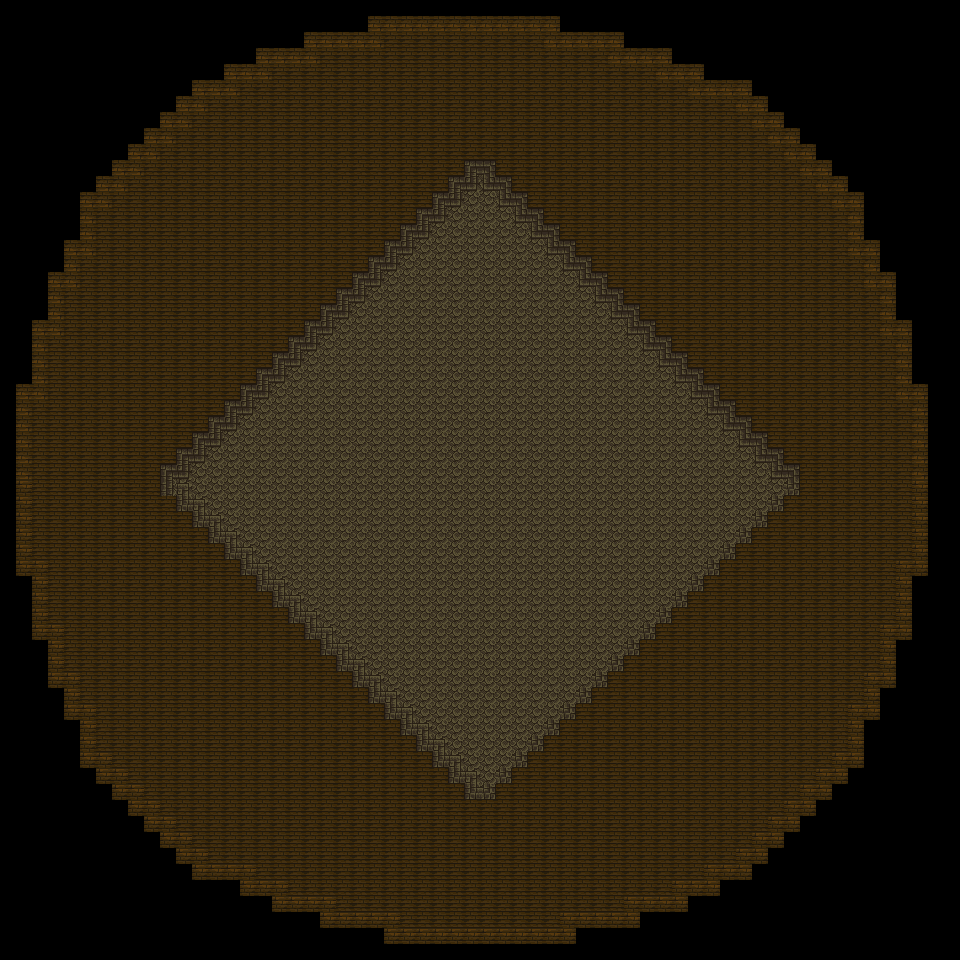

A level layout from a 2D game, rendered from its tile map. Below: a short description, then the map file with tile-grid data replaced by summaries:
An orthogonal 60x60 tile map with 16x16 px tiles, 2 tile layers (Ground, Carpet), 1 hidden layer not drawn.

<map version="1.10" tiledversion="1.11.2" orientation="orthogonal" renderorder="right-down" width="60" height="60" tilewidth="16" tileheight="16" infinite="0" nextlayerid="6" nextobjectid="1">
 <tileset firstgid="1" source="DUNGEONSET.tsx" />
 <layer id="1" name="Ground" width="60" height="60">
  <data>[3600 cells, 2690 non-empty, 2 distinct tile ids]</data>
 </layer>
 <layer id="5" name="Carpet" width="60" height="60">
  <data>[3600 cells, 840 non-empty, 9 distinct tile ids]</data>
 </layer>
 <layer id="4" name="Walls" width="60" height="60" visible="0">
  <data>[3600 cells, 309 non-empty, 10 distinct tile ids]</data>
 </layer>
</map>
